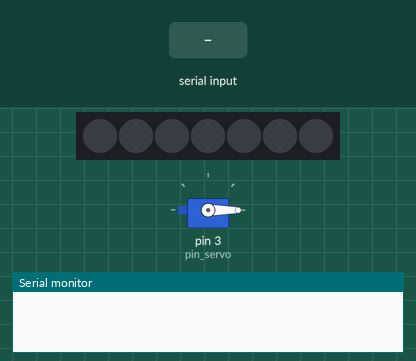
This sketch was run on a simulated Arduino Uno, built with avr-gcc and run on an emulated ATmega328P. On the bench: 7 RGB LEDs in strip order, left to right, servo, the last lines printed to the serial monitor. The test bench sets the inputs (shaded band). Dim RGB values are drawn brighter than linear.

Above: at 1.2 s.
1.3 s: "1" received over the second serial link
At 1.7 s:
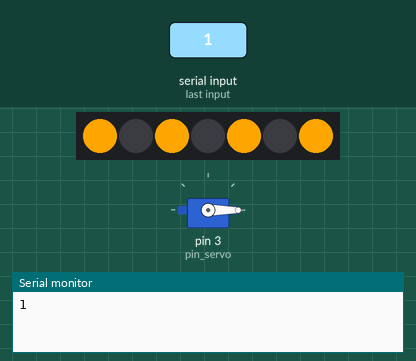
2.8 s: "3" received over the second serial link
At 4.0 s:
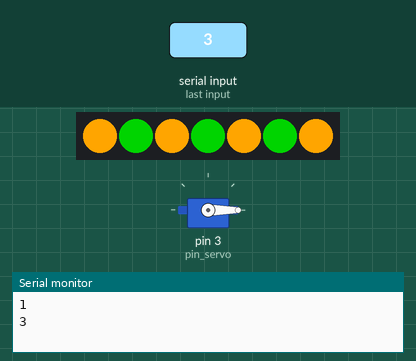
4.3 s: "2" received over the second serial link
At 4.6 s:
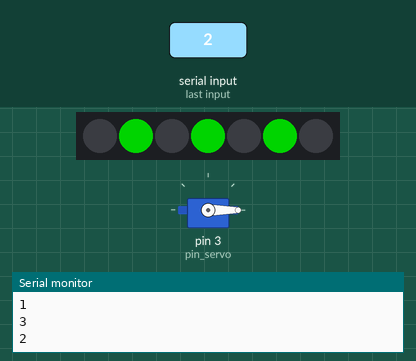
5.8 s: "c" received over the second serial link
At 6.8 s:
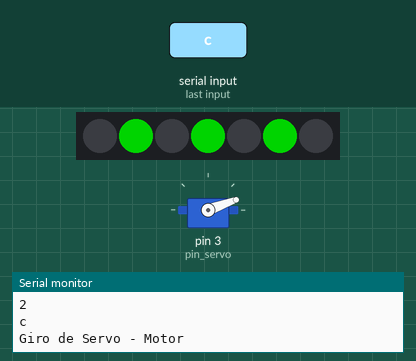
7.3 s: "e" received over the second serial link
At 8.1 s:
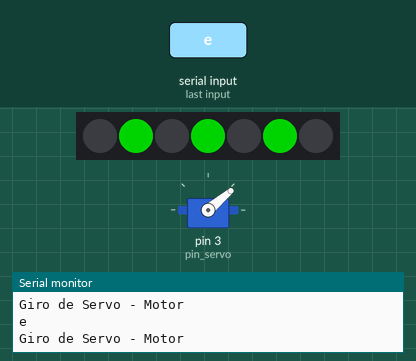
8.8 s: "4" received over the second serial link
At 9.8 s:
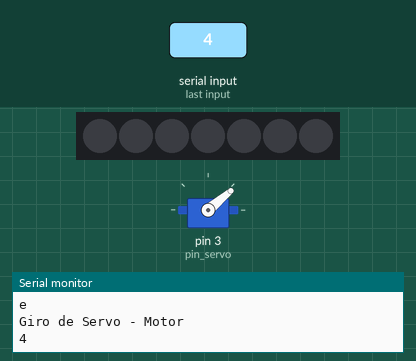
Timing chart, 0 to 11.3 s (numbered marks = the images above; inputs shaded):
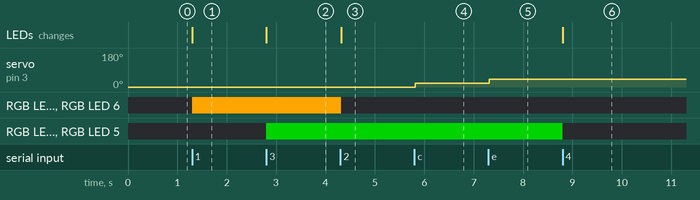

Measured:
- after the input at 1.3 s, RGB LED 0, RGB LED 2, RGB LED 4, RGB LED 6: off → RGB(255, 165, 0) at once; the LEDs: change at once (image 1)
- after the input at 2.8 s, RGB LED 1, RGB LED 3, RGB LED 5: off → RGB(0, 128, 0) at once; the LEDs: change at once (image 2)
- after the input at 4.3 s, RGB LED 0, RGB LED 2, RGB LED 4, RGB LED 6: RGB(255, 165, 0) → off at once; the LEDs: change at once (image 3)
- after the input at 5.8 s, servo on pin 3 (pin_servo): 0° → 20° at once
- after the input at 7.3 s, servo on pin 3 (pin_servo): 20° → 40° at once
- after the input at 8.8 s, RGB LED 1, RGB LED 3, RGB LED 5: RGB(0, 128, 0) → off at once; the LEDs: change at once (image 6)

The sketch:

TICS_ultima_xd.ino
```cpp
#include <SoftwareSerial.h>
#include <Servo.h>
#include <Adafruit_NeoPixel.h>

#define pin_servo 3
#define Cantidad_Leds 7
#define pin_Led 9

Adafruit_NeoPixel pixels(Cantidad_Leds, pin_Led, NEO_GRB + NEO_KHZ800);
SoftwareSerial Insano(10, 11);

Servo my_servo;

char estado;
int grados = 0;

void setup() {
  Serial.begin(9600);
  Insano.begin(38400);
  pixels.begin();
  pinMode(pin_servo, OUTPUT);
  my_servo.attach(pin_servo);
  my_servo.write(0);
}

void loop() {
  if (Insano.available()) {
    estado = Insano.read();
    Serial.println(estado);
  }

  if (Serial.available()) {
    Insano.write(Serial.read());
  }

  Call_Servo_uwu();
  Call_NeoPixel_UnU();
  delay(20);
}

void Call_NeoPixel_UnU() {
  switch (estado) {
    case '1': NeoPixel_PAR_ON(); break;
    case '2': NeoPixel_PAR_OFF(); break;
    case '3': NeoPixel_IMPAR_ON(); break;
    case '4': NeoPixel_IMPAR_OFF(); break;
  }
}

void Call_Servo_uwu() {
  int Actu_grades = -1;

  switch (estado) {
    case 'a': Actu_grades = 0; break;
    case 'b': Actu_grades = 10; break;
    case 'c': Actu_grades = 20; break;
    case 'd': Actu_grades = 30; break;
    case 'e': Actu_grades = 40; break;
    case 'f': Actu_grades = 50; break;
    case 'g': Actu_grades = 60; break;
    case 'h': Actu_grades = 70; break;
    case 'i': Actu_grades = 80; break;
    case 'j': Actu_grades = 90; break;
    case 'k': Actu_grades = 100; break;
    case 'l': Actu_grades = 110; break;
    case 'm': Actu_grades = 120; break;
    case 'n': Actu_grades = 130; break;
    case 'o': Actu_grades = 140; break;
    case 'p': Actu_grades = 150; break;
    case 'q': Actu_grades = 160; break;
    case 'r': Actu_grades = 170; break;
    case 's': Actu_grades = 180; break;
}

  if (Actu_grades != -1 && Actu_grades != grados) {
    grados = Actu_grades;
    Mov_servo();
  }

}

void NeoPixel_PAR_ON() {
  for (int i = 0; i < Cantidad_Leds; i++) {
    if (i % 2 == 0) {
      pixels.setPixelColor(i, 255, 165, 0);
    }
  }
  pixels.show();
}

void NeoPixel_PAR_OFF() {
  for (int i = 0; i < Cantidad_Leds; i++) {
    if (i % 2 == 0) {
      pixels.setPixelColor(i, 0, 0, 0);
    }
  }
  pixels.show();
}

void NeoPixel_IMPAR_ON() {
  for (int i = 0; i < Cantidad_Leds; i++) {
    if (i % 2 != 0) {
      pixels.setPixelColor(i, 0, 128, 0);
    }
  }
  pixels.show();
}

void NeoPixel_IMPAR_OFF() {
  for (int i = 0; i < Cantidad_Leds; i++) {
    if (i % 2 != 0) {
      pixels.setPixelColor(i, 0, 0, 0);
    }
  }
  pixels.show();
}

void Mov_servo() {
  Serial.println("Giro de Servo - Motor");
  my_servo.write(grados);
}
```
